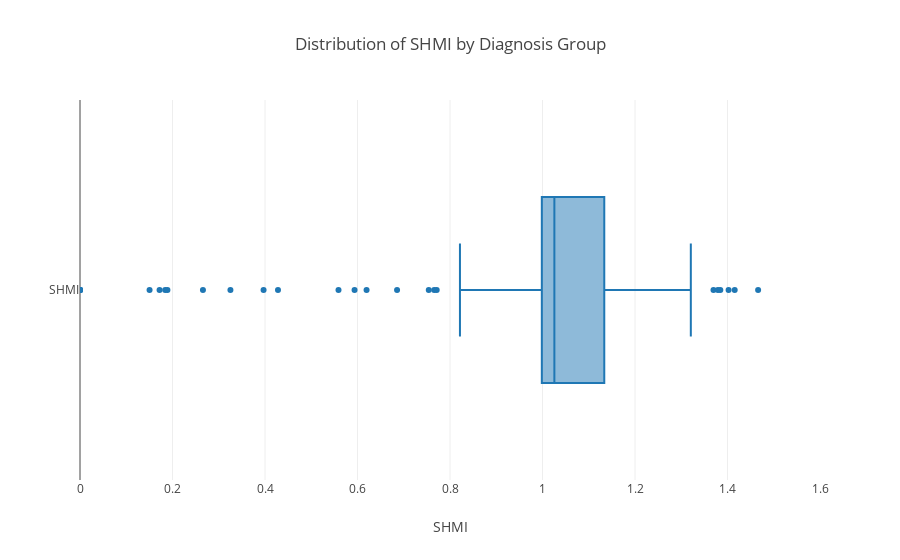

Notebook source saved alongside this figure:
### Code cell
trace = go.Box(x= diagnosis_agg['SHMI (agg.)'], name= 'SHMI')

layout = go.Layout(title= 'Distribution of SHMI by Diagnosis Group', xaxis= dict(title='SHMI', range=[0, 1.6]))

data = [trace]

fig = go.Figure(data, layout= layout)

iplot(fig)

### Figure 1 — Plotly figure (JSON) as saved in the notebook; plotly's stock layout.template omitted (floating-point values rounded to 4 significant figures; data arrays with more than 128 entries replaced by an {"elided": "..."} marker saying what was removed)
{"data": [{"name": "SHMI", "type": "box", "uid": "524aa8f7-0b53-4e24-9460-97055c4668c6", "x": {"elided": "140 float values"}}], "layout": {"title": "Distribution of SHMI by Diagnosis Group", "xaxis": {"range": [0, 1.6], "title": "SHMI"}}}
